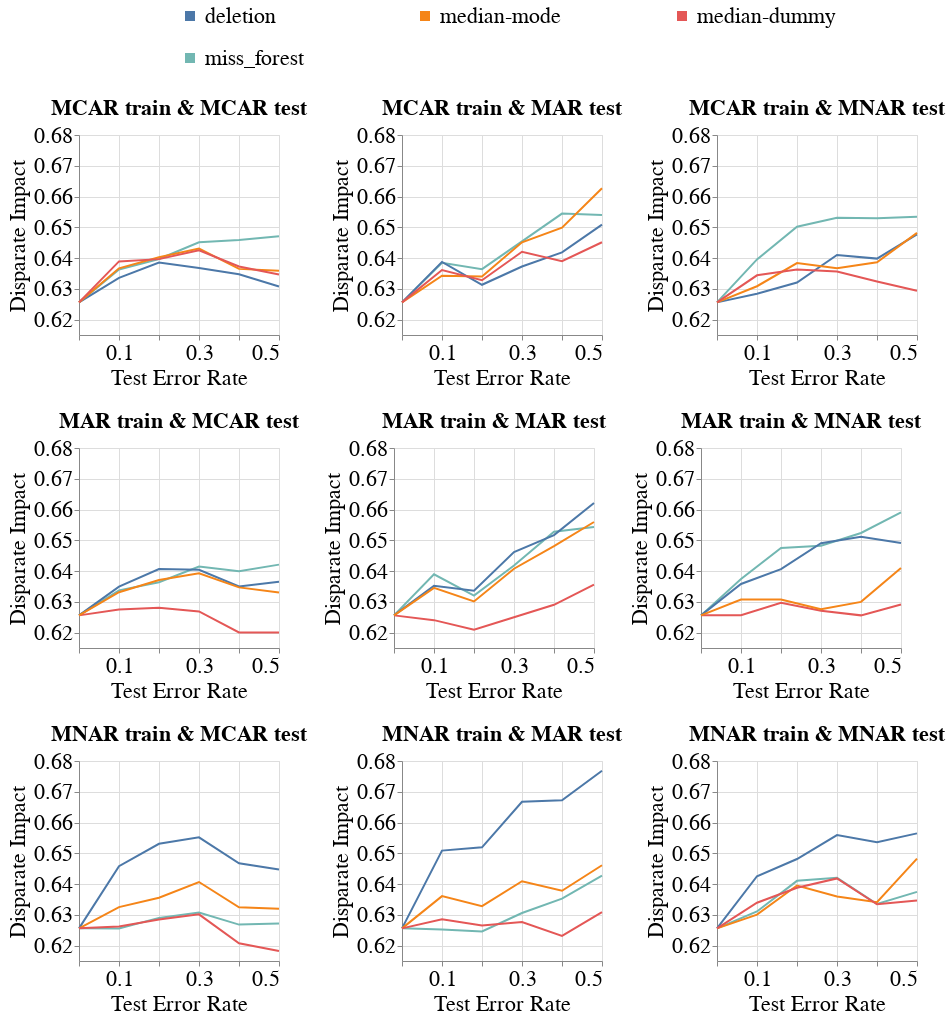

The notebook cell this image was saved under:
### Markdown cell above
### Disparity Metrics

### Code cell
create_line_bands_for_diff_imputers(dataset_name=DATASET_NAME,
                                    model_name='mlp_clf',
                                    metric_name='Disparate_Impact',
                                    db_client=db_client,
                                    group=SENSITIVE_ATTR_FOR_DISPARITY_METRICS,
                                    with_band=False)

### Figure 1 — Vega-Lite specification as saved in the notebook (floating-point values rounded to 4 significant figures; data arrays with more than 128 entries replaced by an {"elided": "..."} marker saying what was removed)
{"config": {"view": {"continuousWidth": 400, "continuousHeight": 300}, "axis": {"labelFontSize": 22, "labelFontWeight": "normal", "titleFontSize": 22, "titleFontWeight": "normal"}, "legend": {"columns": 3, "direction": "horizontal", "labelFontSize": 22, "labelLimit": 400, "orient": "top", "symbolOffset": 100, "symbolStrokeWidth": 10, "titleAnchor": "middle", "titleFontSize": 22, "titleLimit": 300}, "title": {"fontSize": 22}}, "vconcat": [{"hconcat": [{"mark": "line", "encoding": {"color": {"field": "Null_Imputer_Name", "sort": ["deletion", "median-mode", "median-dummy", "miss_forest", "k_means_clustering", "datawig", "automl", "boost_clean"], "title": null, "type": "nominal"}, "x": {"axis": {"labelExpr": "(datum.value == 0.1) || (datum.value == 0.3) || (datum.value == 0.5) ? datum.label : ''"}, "field": "Test_Error_Rate", "scale": {"nice": false}, "title": "Test Error Rate", "type": "quantitative"}, "y": {"aggregate": "mean", "field": "Metric_Value", "scale": {"zero": false}, "title": "Disparate Impact", "type": "quantitative"}}, "height": 200, "title": {"text": "MCAR train & MCAR test", "fontSize": 22}, "width": 200}, {"data": {"name": "data-29459fb691c718281c38a1fbe045d13e"}, "mark": "line", "encoding": {"color": {"field": "Null_Imputer_Name", "sort": ["deletion", "median-mode", "median-dummy", "miss_forest", "k_means_clustering", "datawig", "automl", "boost_clean"], "title": null, "type": "nominal"}, "x": {"axis": {"labelExpr": "(datum.value == 0.1) || (datum.value == 0.3) || (datum.value == 0.5) ? datum.label : ''"}, "field": "Test_Error_Rate", "scale": {"nice": false}, "title": "Test Error Rate", "type": "quantitative"}, "y": {"aggregate": "mean", "field": "Metric_Value", "scale": {"zero": false}, "title": "Disparate Impact", "type": "quantitative"}}, "height": 200, "title": {"text": "MCAR train & MAR test", "fontSize": 22}, "width": 200}, {"data": {"name": "data-86decb6e6610d610859f1776103162cb"}, "mark": "line", "encoding": {"color": {"field": "Null_Imputer_Name", "sort": ["deletion", "median-mode", "median-dummy", "miss_forest", "k_means_clustering", "datawig", "automl", "boost_clean"], "title": null, "type": "nominal"}, "x": {"axis": {"labelExpr": "(datum.value == 0.1) || (datum.value == 0.3) || (datum.value == 0.5) ? datum.label : ''"}, "field": "Test_Error_Rate", "scale": {"nice": false}, "title": "Test Error Rate", "type": "quantitative"}, "y": {"aggregate": "mean", "field": "Metric_Value", "scale": {"zero": false}, "title": "Disparate Impact", "type": "quantitative"}}, "height": 200, "title": {"text": "MCAR train & MNAR test", "fontSize": 22}, "width": 200}], "resolve": {"scale": {"y": "shared"}}}, {"hconcat": [{"mark": "line", "encoding": {"color": {"field": "Null_Imputer_Name", "sort": ["deletion", "median-mode", "median-dummy", "miss_forest", "k_means_clustering", "datawig", "automl", "boost_clean"], "title": null, "type": "nominal"}, "x": {"axis": {"labelExpr": "(datum.value == 0.1) || (datum.value == 0.3) || (datum.value == 0.5) ? datum.label : ''"}, "field": "Test_Error_Rate", "scale": {"nice": false}, "title": "Test Error Rate", "type": "quantitative"}, "y": {"aggregate": "mean", "field": "Metric_Value", "scale": {"zero": false}, "title": "Disparate Impact", "type": "quantitative"}}, "height": 200, "title": {"text": "MAR train & MCAR test", "fontSize": 22}, "width": 200}, {"data": {"name": "data-13351038fd4520fb2c9e5482e4c73565"}, "mark": "line", "encoding": {"color": {"field": "Null_Imputer_Name", "sort": ["deletion", "median-mode", "median-dummy", "miss_forest", "k_means_clustering", "datawig", "automl", "boost_clean"], "title": null, "type": "nominal"}, "x": {"axis": {"labelExpr": "(datum.value == 0.1) || (datum.value == 0.3) || (datum.value == 0.5) ? datum.label : ''"}, "field": "Test_Error_Rate", "scale": {"nice": false}, "title": "Test Error Rate", "type": "quantitative"}, "y": {"aggregate": "mean", "field": "Metric_Value", "scale": {"zero": false}, "title": "Disparate Impact", "type": "quantitative"}}, "height": 200, "title": {"text": "MAR train & MAR test", "fontSize": 22}, "width": 200}, {"data": {"name": "data-971eb45bac90c19c212065029f8685a0"}, "mark": "line", "encoding": {"color": {"field": "Null_Imputer_Name", "sort": ["deletion", "median-mode", "median-dummy", "miss_forest", "k_means_clustering", "datawig", "automl", "boost_clean"], "title": null, "type": "nominal"}, "x": {"axis": {"labelExpr": "(datum.value == 0.1) || (datum.value == 0.3) || (datum.value == 0.5) ? datum.label : ''"}, "field": "Test_Error_Rate", "scale": {"nice": false}, "title": "Test Error Rate", "type": "quantitative"}, "y": {"aggregate": "mean", "field": "Metric_Value", "scale": {"zero": false}, "title": "Disparate Impact", "type": "quantitative"}}, "height": 200, "title": {"text": "MAR train & MNAR test", "fontSize": 22}, "width": 200}], "data": {"name": "data-27d5b667c1d7e9c81e615706e51b8ba4"}, "resolve": {"scale": {"y": "shared"}}}, {"hconcat": [{"mark": "line", "encoding": {"color": {"field": "Null_Imputer_Name", "sort": ["deletion", "median-mode", "median-dummy", "miss_forest", "k_means_clustering", "datawig", "automl", "boost_clean"], "title": null, "type": "nominal"}, "x": {"axis": {"labelExpr": "(datum.value == 0.1) || (datum.value == 0.3) || (datum.value == 0.5) ? datum.label : ''"}, "field": "Test_Error_Rate", "scale": {"nice": false}, "title": "Test Error Rate", "type": "quantitative"}, "y": {"aggregate": "mean", "field": "Metric_Value", "scale": {"zero": false}, "title": "Disparate Impact", "type": "quantitative"}}, "height": 200, "title": {"text": "MNAR train & MCAR test", "fontSize": 22}, "width": 200}, {"data": {"name": "data-b8350735451d842770cd41bb6a4cf14d"}, "mark": "line", "encoding": {"color": {"field": "Null_Imputer_Name", "sort": ["deletion", "median-mode", "median-dummy", "miss_forest", "k_means_clustering", "datawig", "automl", "boost_clean"], "title": null, "type": "nominal"}, "x": {"axis": {"labelExpr": "(datum.value == 0.1) || (datum.value == 0.3) || (datum.value == 0.5) ? datum.label : ''"}, "field": "Test_Error_Rate", "scale": {"nice": false}, "title": "Test Error Rate", "type": "quantitative"}, "y": {"aggregate": "mean", "field": "Metric_Value", "scale": {"zero": false}, "title": "Disparate Impact", "type": "quantitative"}}, "height": 200, "title": {"text": "MNAR train & MAR test", "fontSize": 22}, "width": 200}, {"data": {"name": "data-4576143243ddb7e52c7cf6a9de48a4e9"}, "mark": "line", "encoding": {"color": {"field": "Null_Imputer_Name", "sort": ["deletion", "median-mode", "median-dummy", "miss_forest", "k_means_clustering", "datawig", "automl", "boost_clean"], "title": null, "type": "nominal"}, "x": {"axis": {"labelExpr": "(datum.value == 0.1) || (datum.value == 0.3) || (datum.value == 0.5) ? datum.label : ''"}, "field": "Test_Error_Rate", "scale": {"nice": false}, "title": "Test Error Rate", "type": "quantitative"}, "y": {"aggregate": "mean", "field": "Metric_Value", "scale": {"zero": false}, "title": "Disparate Impact", "type": "quantitative"}}, "height": 200, "title": {"text": "MNAR train & MNAR test", "fontSize": 22}, "width": 200}], "data": {"name": "data-270eea7a03cb31eda805220663b6e59e"}, "resolve": {"scale": {"y": "shared"}}}], "data": {"name": "data-f9892e3103bbbbfd06f9c86d076506d1"}, "resolve": {"scale": {"y": "shared"}}, "$schema": "https://vega.github.io/schema/vega-lite/v4.17.0.json", "datasets": {"data-f9892e3103bbbbfd06f9c86d076506d1": {"elided": "144 records"}, "data-29459fb691c718281c38a1fbe045d13e": {"elided": "144 records"}, "data-86decb6e6610d610859f1776103162cb": {"elided": "144 records"}, "data-27d5b667c1d7e9c81e615706e51b8ba4": {"elided": "144 records"}, "data-13351038fd4520fb2c9e5482e4c73565": {"elided": "144 records"}, "data-971eb45bac90c19c212065029f8685a0": {"elided": "144 records"}, "data-270eea7a03cb31eda805220663b6e59e": {"elided": "144 records"}, "data-b8350735451d842770cd41bb6a4cf14d": {"elided": "144 records"}, "data-4576143243ddb7e52c7cf6a9de48a4e9": {"elided": "144 records"}}}
